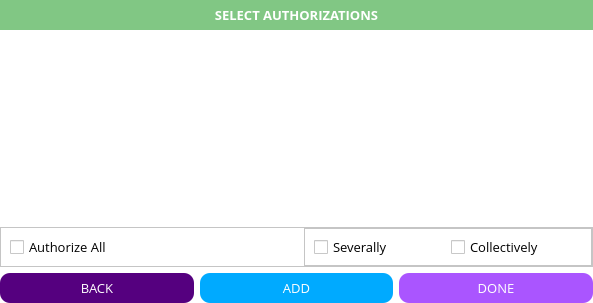
<?xml version="1.0" encoding="UTF-8"?>
<ui version="4.0">
 <class>Form</class>
 <widget class="QWidget" name="Form">
  <property name="geometry">
   <rect>
    <x>0</x>
    <y>0</y>
    <width>593</width>
    <height>303</height>
   </rect>
  </property>
  <property name="windowTitle">
   <string>Form</string>
  </property>
  <property name="styleSheet">
   <string notr="true">background-color: rgb(255, 255, 255);</string>
  </property>
  <layout class="QGridLayout" name="gridLayout">
   <property name="leftMargin">
    <number>0</number>
   </property>
   <property name="topMargin">
    <number>0</number>
   </property>
   <property name="rightMargin">
    <number>0</number>
   </property>
   <property name="bottomMargin">
    <number>0</number>
   </property>
   <item row="1" column="1">
    <widget class="QWidget" name="SelectionWindow" native="true">
     <property name="font">
      <font>
       <family>Open Sans</family>
       <pointsize>10</pointsize>
       <stylestrategy>PreferAntialias</stylestrategy>
      </font>
     </property>
    </widget>
   </item>
   <item row="3" column="1">
    <widget class="QWidget" name="widget_2" native="true">
     <property name="maximumSize">
      <size>
       <width>16777215</width>
       <height>30</height>
      </size>
     </property>
     <property name="baseSize">
      <size>
       <width>0</width>
       <height>0</height>
      </size>
     </property>
     <property name="font">
      <font>
       <family>Open Sans</family>
       <pointsize>10</pointsize>
       <stylestrategy>PreferAntialias</stylestrategy>
      </font>
     </property>
     <layout class="QGridLayout" name="gridLayout_2">
      <property name="leftMargin">
       <number>0</number>
      </property>
      <property name="topMargin">
       <number>0</number>
      </property>
      <property name="rightMargin">
       <number>0</number>
      </property>
      <property name="bottomMargin">
       <number>0</number>
      </property>
      <item row="0" column="0">
       <widget class="QPushButton" name="BacktoRes">
        <property name="sizePolicy">
         <sizepolicy hsizetype="Minimum" vsizetype="Expanding">
          <horstretch>0</horstretch>
          <verstretch>0</verstretch>
         </sizepolicy>
        </property>
        <property name="font">
         <font>
          <family>Open Sans</family>
          <pointsize>10</pointsize>
          <stylestrategy>PreferAntialias</stylestrategy>
         </font>
        </property>
        <property name="styleSheet">
         <string notr="true">background-color: rgb(85, 0, 127);
color: rgb(255, 255, 255);
border-radius:10;</string>
        </property>
        <property name="text">
         <string>BACK</string>
        </property>
       </widget>
      </item>
      <item row="0" column="2">
       <widget class="QPushButton" name="Done">
        <property name="sizePolicy">
         <sizepolicy hsizetype="Minimum" vsizetype="Expanding">
          <horstretch>0</horstretch>
          <verstretch>0</verstretch>
         </sizepolicy>
        </property>
        <property name="font">
         <font>
          <family>Open Sans</family>
          <pointsize>10</pointsize>
          <stylestrategy>PreferAntialias</stylestrategy>
         </font>
        </property>
        <property name="styleSheet">
         <string notr="true">background-color:rgb(170, 85, 255);
color: rgb(255, 255, 255);
border-radius:10;</string>
        </property>
        <property name="text">
         <string>DONE</string>
        </property>
       </widget>
      </item>
      <item row="0" column="1">
       <widget class="QPushButton" name="AddOfficer">
        <property name="sizePolicy">
         <sizepolicy hsizetype="Minimum" vsizetype="Expanding">
          <horstretch>0</horstretch>
          <verstretch>0</verstretch>
         </sizepolicy>
        </property>
        <property name="font">
         <font>
          <family>Open Sans</family>
          <pointsize>10</pointsize>
          <stylestrategy>PreferAntialias</stylestrategy>
         </font>
        </property>
        <property name="styleSheet">
         <string notr="true">background-color: rgb(0, 170, 255);
color: rgb(255, 255, 255);
border-radius:10;</string>
        </property>
        <property name="text">
         <string>ADD</string>
        </property>
       </widget>
      </item>
     </layout>
    </widget>
   </item>
   <item row="0" column="1">
    <widget class="QLabel" name="Title">
     <property name="minimumSize">
      <size>
       <width>0</width>
       <height>30</height>
      </size>
     </property>
     <property name="maximumSize">
      <size>
       <width>16777215</width>
       <height>30</height>
      </size>
     </property>
     <property name="font">
      <font>
       <family>Open Sans</family>
       <pointsize>10</pointsize>
       <weight>75</weight>
       <bold>true</bold>
       <stylestrategy>PreferAntialias</stylestrategy>
      </font>
     </property>
     <property name="styleSheet">
      <string notr="true">background-color:rgb(129,199,132);
color: rgb(255, 255, 255);</string>
     </property>
     <property name="text">
      <string>&lt;html&gt;&lt;head/&gt;&lt;body&gt;&lt;p&gt;SELECT AUTHORIZATIONS&lt;/p&gt;&lt;/body&gt;&lt;/html&gt;</string>
     </property>
     <property name="alignment">
      <set>Qt::AlignCenter</set>
     </property>
    </widget>
   </item>
   <item row="2" column="1">
    <widget class="QFrame" name="frame">
     <property name="minimumSize">
      <size>
       <width>0</width>
       <height>30</height>
      </size>
     </property>
     <property name="maximumSize">
      <size>
       <width>16777215</width>
       <height>40</height>
      </size>
     </property>
     <property name="sizeIncrement">
      <size>
       <width>0</width>
       <height>0</height>
      </size>
     </property>
     <property name="font">
      <font>
       <family>Open Sans</family>
       <pointsize>10</pointsize>
       <stylestrategy>PreferAntialias</stylestrategy>
      </font>
     </property>
     <property name="frameShape">
      <enum>QFrame::StyledPanel</enum>
     </property>
     <property name="frameShadow">
      <enum>QFrame::Raised</enum>
     </property>
     <layout class="QHBoxLayout" name="horizontalLayout">
      <property name="leftMargin">
       <number>9</number>
      </property>
      <property name="topMargin">
       <number>0</number>
      </property>
      <property name="rightMargin">
       <number>0</number>
      </property>
      <property name="bottomMargin">
       <number>0</number>
      </property>
      <item>
       <widget class="QCheckBox" name="selectAll">
        <property name="font">
         <font>
          <family>Open Sans</family>
          <pointsize>10</pointsize>
          <stylestrategy>PreferAntialias</stylestrategy>
         </font>
        </property>
        <property name="text">
         <string>Authorize All</string>
        </property>
       </widget>
      </item>
      <item>
       <widget class="QFrame" name="frame_2">
        <property name="font">
         <font>
          <family>Open Sans</family>
          <pointsize>10</pointsize>
          <stylestrategy>PreferAntialias</stylestrategy>
         </font>
        </property>
        <property name="frameShape">
         <enum>QFrame::StyledPanel</enum>
        </property>
        <property name="frameShadow">
         <enum>QFrame::Raised</enum>
        </property>
        <layout class="QHBoxLayout" name="horizontalLayout_2">
         <item>
          <widget class="QCheckBox" name="severally">
           <property name="font">
            <font>
             <family>Open Sans</family>
             <pointsize>10</pointsize>
             <stylestrategy>PreferAntialias</stylestrategy>
            </font>
           </property>
           <property name="text">
            <string>Severally</string>
           </property>
          </widget>
         </item>
         <item>
          <widget class="QCheckBox" name="collectively">
           <property name="font">
            <font>
             <family>Open Sans</family>
             <pointsize>10</pointsize>
             <stylestrategy>PreferAntialias</stylestrategy>
            </font>
           </property>
           <property name="text">
            <string>Collectively</string>
           </property>
          </widget>
         </item>
        </layout>
       </widget>
      </item>
     </layout>
    </widget>
   </item>
  </layout>
 </widget>
 <resources/>
 <connections/>
</ui>
